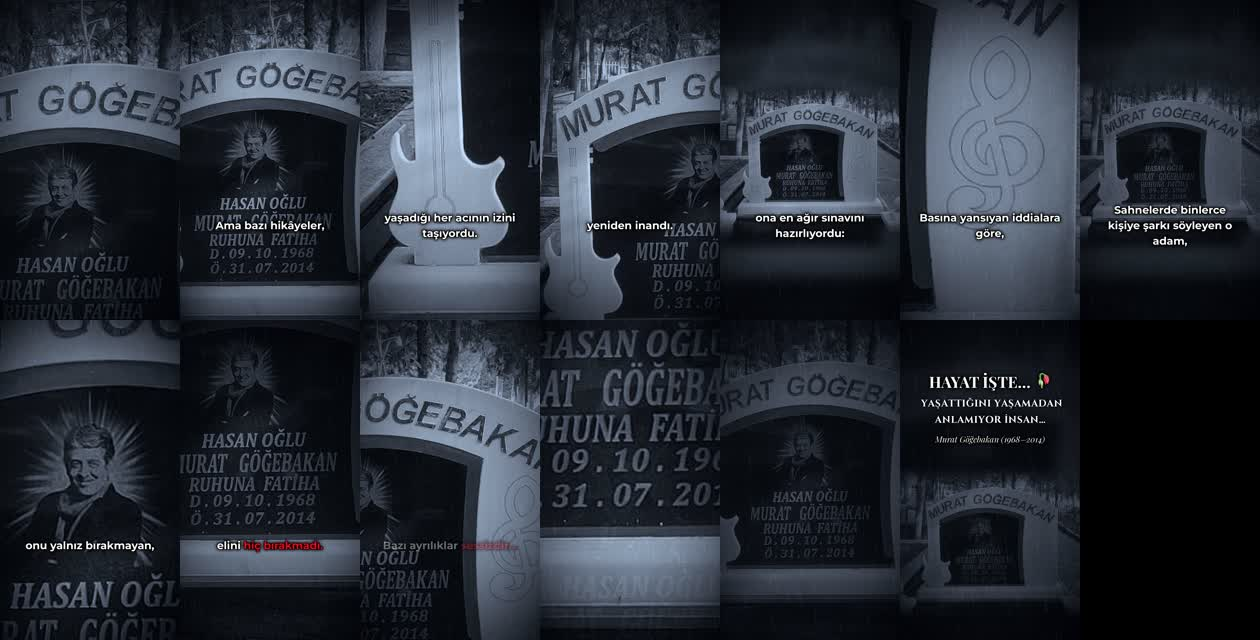
#> input picture shorts/murat-gogebakan/onizleme.jpg, 1260 x 640 px, found by its file name
$ python -i mg_render.py   (imports and definitions only)
#> lines starting #> are read from the running program, lines starting #| are printed output that depends on the picture
#!/usr/bin/env python3
"""Frame renderer: archival stills -> 1080x1920 cinematic B&W film look + titles/subtitles.
Writes raw RGB frames to stdout (pipe into ffmpeg)."""
import json, math, sys, os
import numpy as np
from PIL import Image, ImageDraw, ImageFont, ImageFilter

ROOT = os.path.dirname(os.path.dirname(os.path.abspath(__file__)))
W, H, FPS = 1080, 1920, 30
DUR = float(os.environ.get('DUR', 60))
N = int(FPS * DUR)
FONT = lambda f, s: ImageFont.truetype(os.path.join(ROOT, "fonts", f), s)
RED = (227, 10, 23)
rng = np.random.default_rng(1938)

# [1 line not run here, left out]
ONLY = None
# [2 lines that did not run here, left out]

def smooth(x):
    x = min(1.0, max(0.0, x)); return x * x * (3 - 2 * x)

def ease_io(x):
    x = min(1.0, max(0.0, x)); return 0.5 - 0.5 * math.cos(math.pi * x)

# ---------------------------------------------------------------- images
_cache = {}
def load(name, crop=None):
#> called with name = '../onizleme.jpg'
    key = (name, tuple(crop) if crop else None)
    if key in _cache: return _cache[key]
    p = os.path.join(ROOT, "dl", name)
    im = Image.open(p)
#> im is the input picture: PIL image 1260x640 RGB; mean R, G, B 39.6, 45.1, 54.3
    if crop:
        iw, ih = im.size; im = im.crop((int(crop[0]*iw), int(crop[1]*ih), int(crop[2]*iw), int(crop[3]*ih)))
    if im.mode in ("RGBA", "LA", "P"):
        im = im.convert("RGBA"); bg = Image.new("RGBA", im.size, (255, 255, 255, 255)); bg.alpha_composite(im); im = bg
    g = im.convert("L")
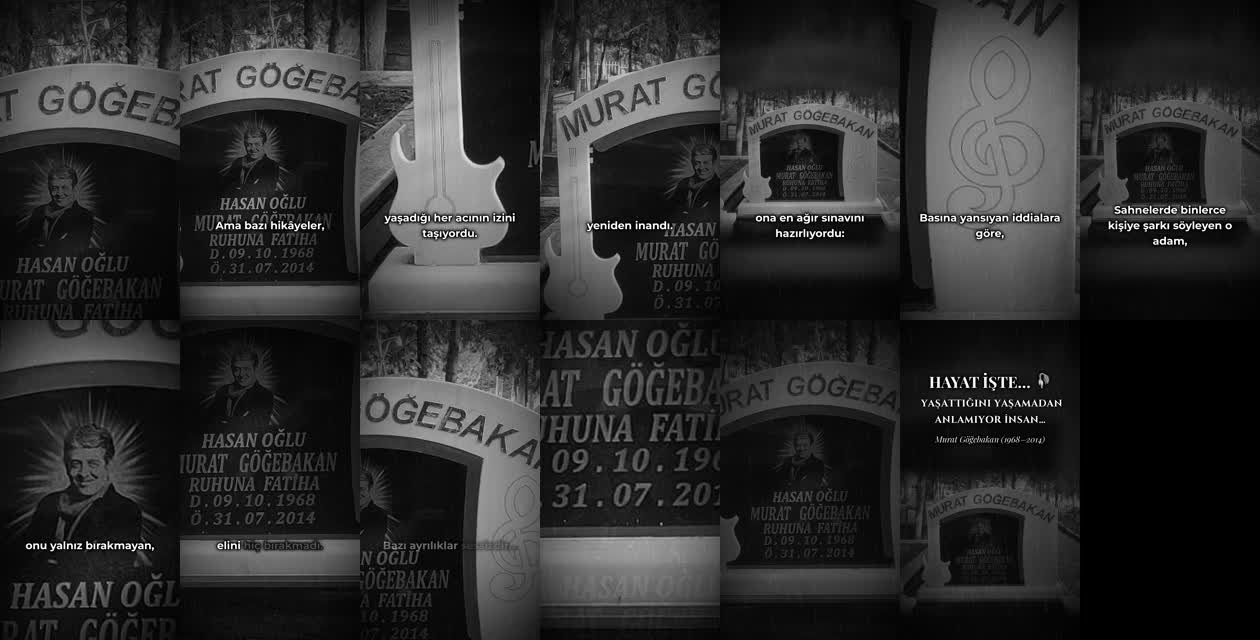
#> g: PIL image 1260x640 L; min 0, max 255, mean 44.6
    a = np.asarray(g).astype(np.float32) / 255.0
    lo, hi = np.percentile(a, 0.5), np.percentile(a, 99.6)
#> lo = 0; hi = 0.765
    a = np.clip((a - lo) / max(1e-3, hi - lo), 0, 1)
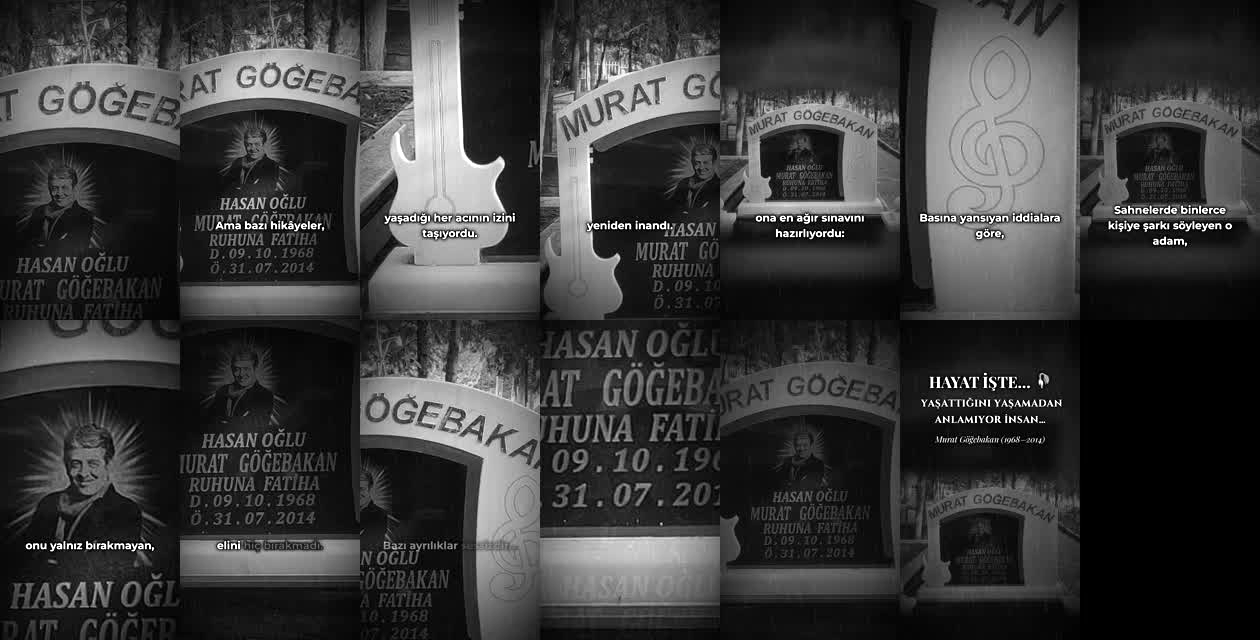
#> a: shape (640, 1260) float32; min 0, max 1, mean 0.228
    _cache[key] = Image.fromarray((a * 255).astype(np.uint8))
    return _cache[key]

# [9 lines left out: function cover_crop, not called in this run]

_bgcache = {}
# [46 lines left out: functions fit_frame, shot_frame, not called in this run]

# ---------------------------------------------------------------- film look
yy, xx = np.mgrid[0:H, 0:W].astype(np.float32)
r = np.sqrt(((xx - W / 2) / (W * 0.62)) ** 2 + ((yy - H / 2) / (H * 0.60)) ** 2)
VIGNETTE = np.clip(1.0 - 0.62 * r ** 2.2, 0.18, 1.0)
_yn = (yy / H)
# [1 line not run here, left out]
GRAIN = [np.asarray(Image.fromarray(((rng.standard_normal((H // 2, W // 2)) * 0.5 + 0.5).clip(0, 1) * 255).astype(np.uint8))
                    .resize((W, H), Image.Resampling.BILINEAR)).astype(np.float32) / 255.0 - 0.5 for _ in range(8)]
scratches = []  # (start_frame, length, x, strength)
# [3 lines not run here, left out]

# [16 lines left out: function film, not called in this run]

RAIN = None
# [17 lines left out: functions rain_layer, tone_rgb, not called in this run]

# ---------------------------------------------------------------- flag
FLAG = None
# [95 lines left out: functions flag_layer, text_img, parse_marked, wrap_marked, not called in this run]

SUBFONT = FONT("Montserrat_700Bold.ttf", 64)
TEXTS = []
# [8 lines not run here, left out]

# [25 lines left out: function overlay, not called in this run]

# ---------------------------------------------------------------- main loop
# [1 line that did not run here, left out]
out = sys.stdout.buffer
frames = ONLY if ONLY is not None else range(N)
# [40 lines not run here, left out]

>>> result = load('../onizleme.jpg')

$ run again, on shorts/ataturk-son-sozu/onizleme.jpg
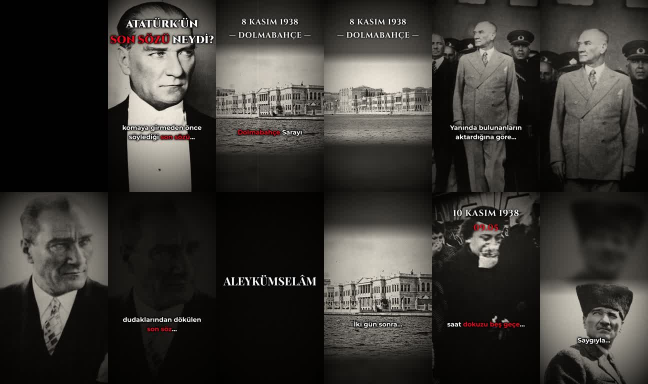
#> input picture shorts/ataturk-son-sozu/onizleme.jpg, 1296 x 768 px, found by its file name (shown at 1/2 size)
#> in load, im is the input picture: PIL image 1296x768 RGB; mean R, G, B 57, 54.7, 50.7
#> lo = 0.00392; hi = 0.922
#> in load, `a = np.clip((a - lo) / max(1e-3, hi - lo), 0, 1)`:
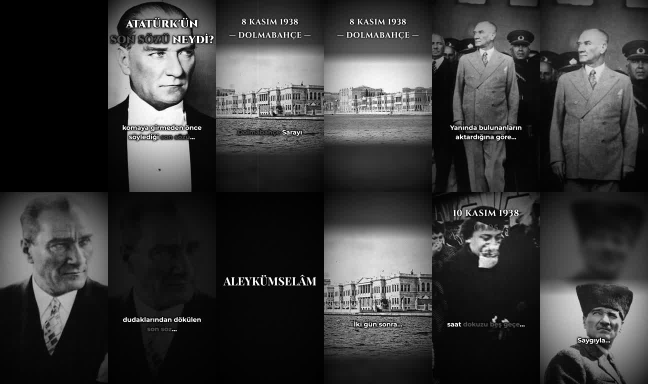
#> a: shape (768, 1296) float32 (shown at 1/2 size); min 0, max 1, mean 0.23

$ run again, on youtube-videolar/videolar/001_Nikola_Tesla/kapak_thumbnail.jpg
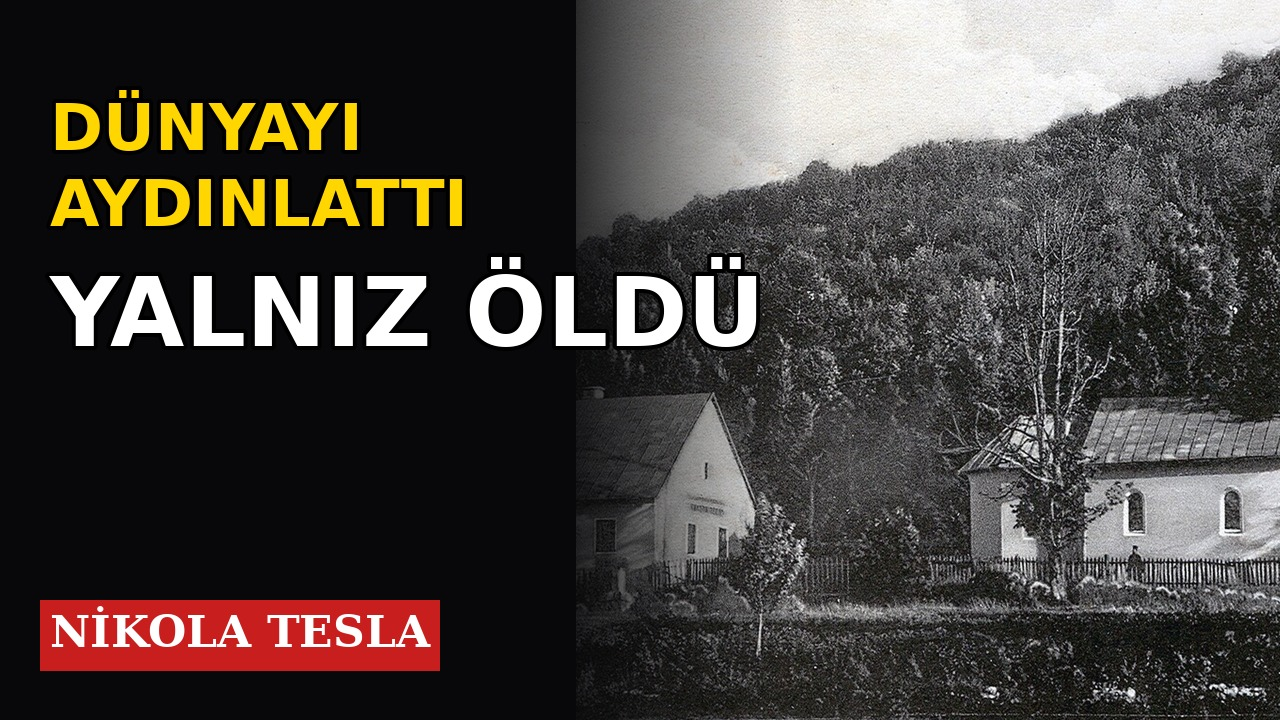
#> input picture youtube-videolar/videolar/001_Nikola_Tesla/kapak_thumbnail.jpg, 1280 x 720 px, found by its file name
#> in load, im is the input picture: PIL image 1280x720 RGB; mean R, G, B 72.2, 66.9, 63.6
#> in load, `g = im.convert("L")`:
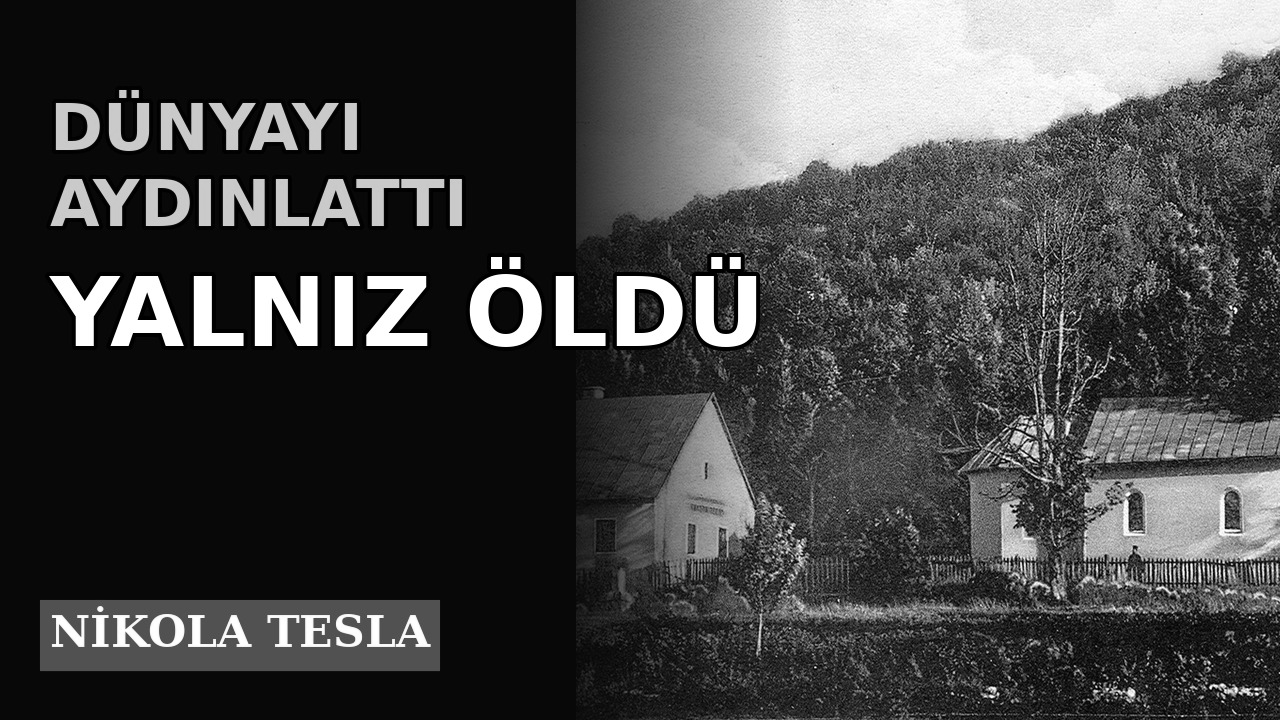
#> g: PIL image 1280x720 L; min 0, max 255, mean 68
#> lo = 0; hi = 1
